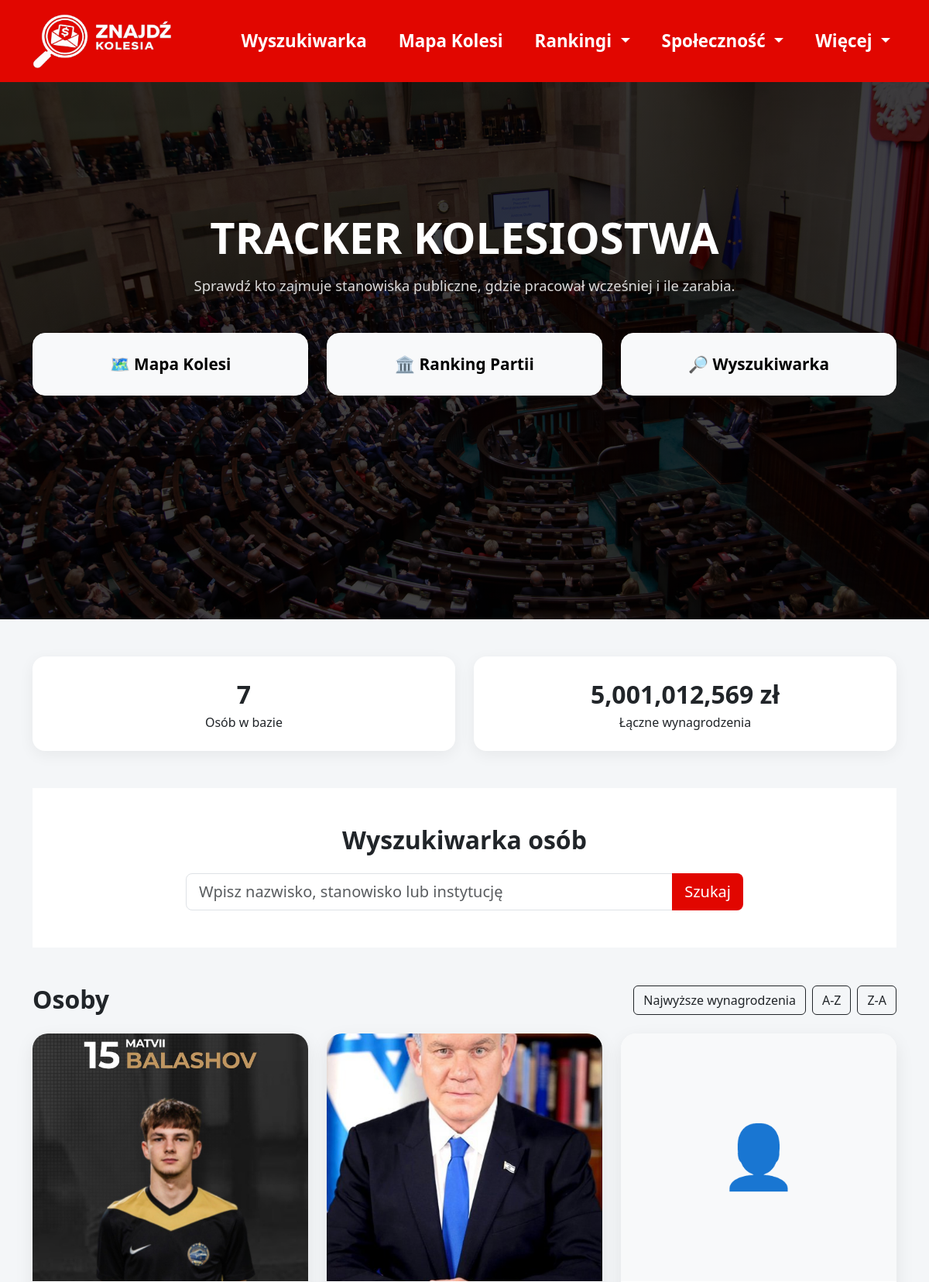
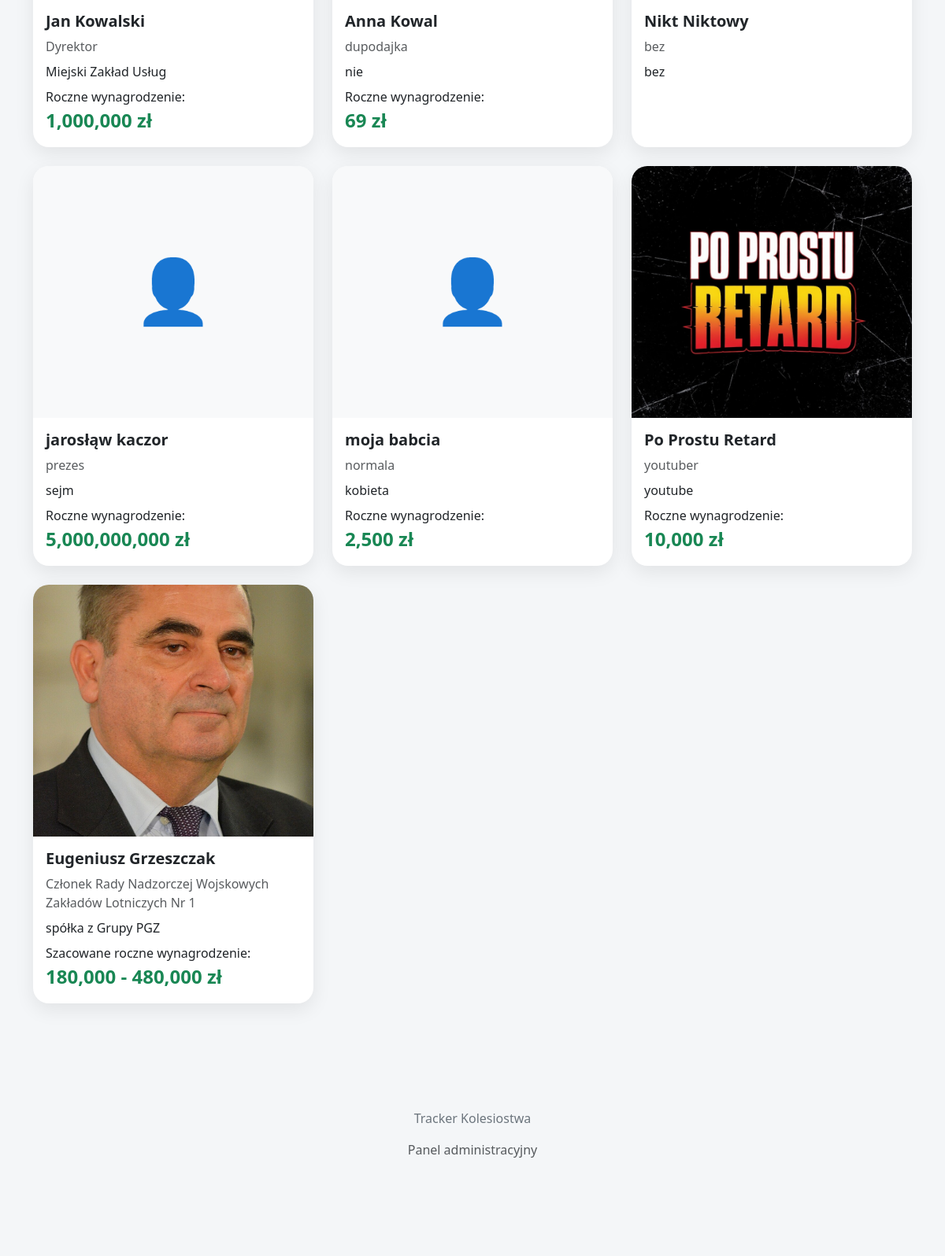
The page / (upper part) on the database its author committed (2 pictures, top to bottom).
### osoby/models.py (models this page shows, shortened)
class Person(models.Model):
    first_name = models.CharField(max_length=100)
    last_name = models.CharField(max_length=100)
    position = models.CharField(
        max_length=255,
        blank=True
    )
    organization = models.CharField(
        max_length=255,
        blank=True
    )
    city = models.CharField(
        max_length=100,
        blank=True
    )
    voivodeship = models.CharField(
        max_length=50,
        choices=VOIVODESHIPS,
        blank=True
    )
    annual_salary = models.DecimalField(
        max_digits=12,
        decimal_places=2,
        null=True,
        blank=True
    )
    salary_min = models.DecimalField(
        max_digits=12,
        decimal_places=2,
        null=True,
        blank=True
    )
    salary_max = models.DecimalField(
        max_digits=12,
        decimal_places=2,
        null=True,
        blank=True
    )
    photo = models.ImageField(
        upload_to="people/",
        null=True,
        blank=True
    )
    source_title = models.CharField(
        max_length=255,
        blank=True
    )
    source_url = models.URLField(
        blank=True
    )
    description = models.TextField(
        blank=True
    )
    latitude = models.FloatField(
        null=True,
        blank=True
    )
    longitude = models.FloatField(
        null=True,
        blank=True
    )

### osoby/views.py (the view, shortened to what this page needs)
# urls.py: 2. Add a URL to urlpatterns:  path('', views.home, name='home')
def home(request):
    query = request.GET.get("q", "")
    sort = request.GET.get("sort")
    people = Person.objects.all()
    salary_sum = (
                     Person.objects
                     .exclude(annual_salary__isnull=True)
                     .aggregate(total=Sum("annual_salary"))
                 )["total"] or 0
    return render(
        request,
        "home.html",
        {
            "people": people,
            "query": query,
            "count": people.count(),
            "salary_sum": salary_sum,
        }
    )

### templates/home.html (shortened to what this page needs)
{% extends 'base.html' %}
{% load static %}
{% load humanize %}
{% block content %}
<section class="hero">
    <div class="container">
        <h1>
            TRACKER KOLESIOSTWA
        </h1>
       <p class="hero-subtitle">
    Sprawdź kto zajmuje stanowiska publiczne,
    gdzie pracował wcześniej i ile zarabia.
</p>
        <div class="row justify-content-center mt-5">
    <div class="col-md-6 col-lg-4 mb-3">
        <a href="/mapa/"
           class="btn btn-light btn-lg w-100 py-4 fw-bold">
            🗺️ Mapa Kolesi
        </a>
    </div>
    <div class="col-md-6 col-lg-4 mb-3">
        <a href="/partie/"
           class="btn btn-light btn-lg w-100 py-4 fw-bold">
            🏛️ Ranking Partii
        </a>
    </div>
    <div class="col-md-6 col-lg-4 mb-3">
        <a href="/#wyszukiwarka"
           class="btn btn-light btn-lg w-100 py-4 fw-bold">
            🔎 Wyszukiwarka
        </a>
    </div>
</div>
    </div>
</section>
<div class="container mt-5">
    <div class="row mb-5">
        <div class="col-md-6">
            <div class="stats-box">
                <div class="stats-number">
                    {{ count }}
                </div>
                <div>
                    Osób w bazie
                </div>
            </div>
        </div>
        <div class="col-md-6">
            <div class="stats-box">
                <div class="stats-number">
    {{ salary_sum|intcomma }} zł
</div>
<div>
    Łączne wynagrodzenia
</div>
            </div>
        </div>
    </div>
<section id="wyszukiwarka" class="py-5 bg-white mb-5">
    <div class="container">
        <h2 class="text-center fw-bold mb-4">
            Wyszukiwarka osób
        </h2>
        <form action="/" method="get">
            <div class="row justify-content-center">
                <div class="col-lg-8">
                    <div class="input-group input-group-lg">
                        <input
                            type="text"
                            name="q"
                            value="{{ query }}"
                            class="form-control"
                            placeholder="Wpisz nazwisko, stanowisko lub instytucję">
                        <button
                            class="btn btn-danger"
                            type="submit">
                            Szukaj
                        </button>
                    </div>
                </div>
            </div>
        </form>
    </div>
</section>
    <div class="d-flex justify-content-between align-items-center mb-4">
    <h2 class="section-title mb-0">
        Osoby
    </h2>
    <div class="d-flex gap-2">
        <a href="?q={{ query }}&sort=salary#wyszukiwarka"
   class="btn btn-outline-dark">
    Najwyższe wynagrodzenia
</a>
<a href="?q={{ query }}&sort=name#wyszukiwarka"
   class="btn btn-outline-dark">
    A-Z
</a>
<a href="?sort=za#wyszukiwarka"
   class="btn btn-outline-dark">
    Z-A
</a>
    </div>
</div>
    <div class="row">
  {% for person in people %}
<div class="col-lg-4 col-md-6 mb-4">
    <a href="#"
   onclick="openPersonModal({{ person.id }}); return false;"
   class="text-decoration-none text-dark">
        <div class="card person-card">
           {% if person.photo %}
<img
    src="{{ person.photo.url }}"
    class="card-img-top person-photo">
{% else %}
<div class="person-photo d-flex align-items-center justify-content-center bg-light">
    <h1 class="display-1">
        👤
    </h1>
</div>
{% endif %}
            <div class="card-body">
                <h5 class="fw-bold">
                    {{ person.first_name }}
                    {{ person.last_name }}
                </h5>
                <p class="text-muted mb-2">
                    {{ person.position }}
                </p>
                <p class="mb-2">
                    {{ person.organization }}
                </p>
                {% if person.annual_salary %}
<div class="salary-box">
    <div class="salary-label">
        Roczne wynagrodzenie:
    </div>
    <div class="salary-value">
        {{ person.annual_salary|floatformat:0|intcomma }} zł
    </div>
</div>
{% elif person.salary_min and person.salary_max %}
<div class="salary-box">
    <div class="salary-label">
        Szacowane roczne wynagrodzenie:
    </div>
    <div class="salary-value">
        {{ person.salary_min|floatformat:0|intcomma }}
        -
        {{ person.salary_max|floatformat:0|intcomma }} zł
    </div>
</div>
{% endif %}
            </div>
        </div>
    </a>
</div>
{% empty %}
<div class="col-12">
    <div class="alert alert-secondary">
        Nie znaleziono wyników.
    </div>
</div>
{% endfor %}
    </div>
</div>
<footer class="footer">
    <div class="container">
        <p>
            Tracker Kolesiostwa
        </p>
        <p>
            <a href="/admin/"
               class="text-muted text-decoration-none">
                Panel administracyjny
            </a>
        </p>
    </div>
</footer>
{% endblock %}

### templates/base.html (shortened to what this page needs)
<!DOCTYPE html>
{% load static %}
<html lang="pl">
<head>
    <link href="https://cdn.jsdelivr.net/npm/bootstrap@5.3.3/dist/css/bootstrap.min.css"
          rel="stylesheet">
</head>
<body>
<nav class="navbar navbar-expand-lg navbar-dark navbar-custom fixed-top">
    <div class="container">
        <a class="navbar-brand" href="/">
            <img
                src="{% static 'images/znajdź_kolesia_logo.png' %}"
                class="navbar-logo">
        </a>
        <div class="collapse navbar-collapse" id="mainNavbar">
    <div class="navbar-nav ms-auto align-items-center">
        <a class="nav-link" href="/#wyszukiwarka">
    Wyszukiwarka
</a>
    <a class="nav-link" href="/mapa/">
        Mapa Kolesi
    </a>
    <div class="nav-item dropdown">
    <a class="nav-link dropdown-toggle"
   href="#"
   role="button"
   data-bs-toggle="dropdown"
   aria-expanded="false">
        Rankingi
    </a>
</div>
<div class="nav-item dropdown">
    <a class="nav-link dropdown-toggle"
   href="#"
   role="button"
   data-bs-toggle="dropdown"
   aria-expanded="false">
        Społeczność
    </a>
</div>
    <div class="nav-item dropdown">
    <a class="nav-link dropdown-toggle"
   href="#"
   role="button"
   data-bs-toggle="dropdown"
   aria-expanded="false">
        Więcej
    </a>
</div>
    </div>
</div>
    </div>
</nav>
{% block content %}
{% endblock %}
</body>
</html>

### templates/base.html (style rules this page uses)
body { background:#f4f6f8; }
.navbar-custom { background:#e10600; }
.navbar-logo { height:70px; width:auto; }
.navbar-nav .nav-link { color:white !important; font-size:1.2rem; font-weight:600; margin-left:20px; }
html { scroll-behavior:smooth; }

### templates/home.html (style rules this page uses)
.navbar-custom { background:#e10600; }
.btn-danger { background:#e10600; border:none; }
.navbar-nav .nav-link { color:white !important; font-size:1.3rem; font-weight:700; }
.navbar .container { display:flex; align-items:center; }
.hero-subtitle { font-size:1.6rem; max-width:900px; margin:0 auto 40px; opacity:.9; }
.navbar-custom .container { min-height: 90px; display: flex; align-items: center; }
.hero { height: 100vh; background-image: linear-gradient( rgba(0,0,0,.75), rgba(0,0,0,.75) ), url("/static/images/sejm-sala-plenarna.jpeg"); background-size: cover; background-position: center; background-repeat: no-repeat; display: flex; justify-content: center; align-items: center; text-align: center; color: white; }
.navbar-logo { height: 70px; width: auto; display:block; }
.hero h1 { font-size: 3.5rem; font-weight: 800; margin-bottom: 15px; }
.hero p { font-size: 1.15rem; opacity: 0.85; }
.stats-box { background: white; border-radius: 16px; padding: 25px; text-align: center; box-shadow: 0 5px 20px rgba(0,0,0,.06); }
.stats-number { font-size: 2rem; font-weight: 800; }
.person-card { border: none; border-radius: 20px; overflow: hidden; box-shadow: 0 8px 25px rgba(0,0,0,.08); transition: 0.2s; height: 100%; }
.person-photo { width: 100%; height: 320px; object-fit: cover; }
.section-title { font-size: 2rem; font-weight: 700; margin-bottom: 30px; }
.footer { margin-top: 80px; padding: 30px 0; text-align: center; color: #6c757d; }
.navbar-nav .nav-link { font-size: 1.4rem; font-weight: 600; margin-left: 25px; }
.hero .btn-light { border-radius:16px; font-size:1.3rem; transition:.2s; }
.salary-value { font-size:24px; font-weight:700; color:#198754; }

### rows shown on the page
Person: photo (picture), first_name "Jan", last_name "Kowalski", position "Dyrektor", organization "Miejski Zakład Usług", annual_salary "1,000,000"
Person: photo (picture), first_name "Anna", last_name "Kowal", position "dupodajka", organization "nie", annual_salary "69"
Person: first_name "Nikt", last_name "Niktowy", position "bez", organization "bez"
Person: first_name "jarosłąw", last_name "kaczor", position "prezes", organization "sejm", annual_salary "5,000,000,000"
Person: first_name "moja", last_name "babcia", position "normala", organization "kobieta", annual_salary "2,500"
Person: photo (picture), first_name "Po Prostu", last_name "Retard", position "youtuber", organization "youtube", annual_salary "10,000"
Person: photo (picture), first_name "Eugeniusz", last_name "Grzeszczak", position "Członek Rady Nadzorczej Wojskowych Zakładów Lotniczych Nr 1", organization "spółka z Grupy PGZ", salary_min "180,000", salary_max "480,000"

### other values the page prints
{{ count }} "7"
{{ salary_sum|intcomma }} "5,001,012,569"
